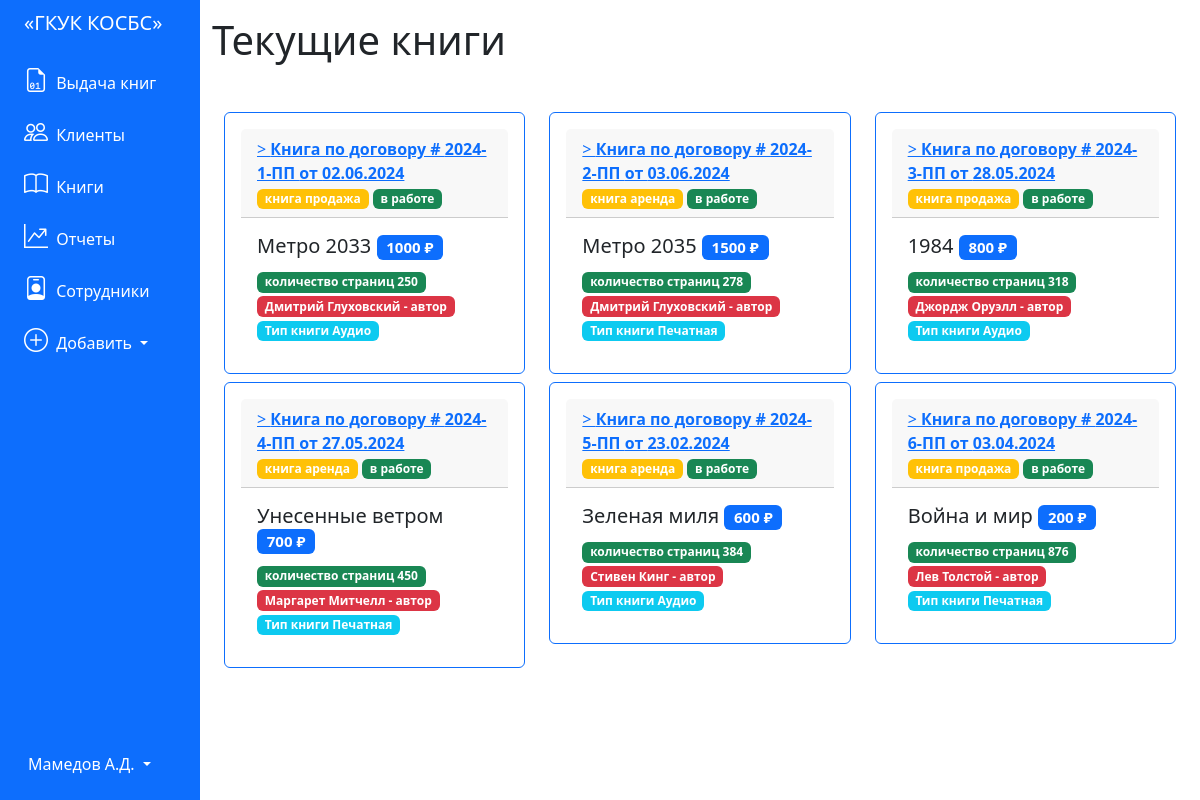
/books, run on the app's committed database.
### tables this page shows
CREATE TABLE "contracts" (
	"id_contract"	INTEGER,
	"number"	TEXT,
	"date"	TEXT,
	"deal_type"	TEXT,
	"start_price"	INTEGER,
	"discount"	INTEGER,
	"deal_status"	BLOB,
	"finish_price"	INTEGER,
	"book_id"	INTEGER,
	"client_id"	INTEGER,
	"employee_id"	INTEGER,
	PRIMARY KEY("id_contract" AUTOINCREMENT)
);

CREATE TABLE "books" (
	"id_book"	INTEGER,
	"book_name"	TEXT,
	"pages"	INTEGER,
	"author"	TEXT,
	"type_of_book"	TEXT,
	"description"	TEXT,
	"client_id"	INTEGER,
	PRIMARY KEY("id_book" AUTOINCREMENT)
);

### app.py (the view)
@app.route('/books')
def books():
    conn = get_db_connection()
    pos = conn.execute("""SELECT * FROM contracts, books, clients
    WHERE contracts.book_id = books.id_book and contracts.client_id = clients.id_client
    """).fetchall()
    conn.close()
    return render_template('books.html', books=pos)

### app.py (called while the page is built)
def get_db_connection():
    conn = sqlite3.connect('database.db')
    conn.row_factory = sqlite3.Row
    return conn

### templates/books.html
{% extends 'base.html' %}
{% block content %}
<h1>{% block title %} Текущие книги {% endblock %}</h1>
<div class="container mt-5 mb-3">
    <div class="row">
        {% for book in books %}
        <div class="col-md-4">
            <div class="card p-3 mb-2 border-primary">
                <div class="card-header">
                    <a href="{{ url_for('book', book_id=book['id_book']) }}">>
                        <b>Книга по договору # {{ book['number'] }} от {{ book['date'] }}</b>
                    </a>
                    <br>
                    <span class="badge bg-warning">{{ book['deal_type'] }}</span>
                    {% if book['deal_status']==False %}
                    <span class="badge bg-success"> в работе </span>
                    {% else %}
                    <span class="badge bg-danger"> сделка завершена </span>
                    {% endif %}
                </div>
                <div class="card-body">
                    <h5 class="card-title">{{ book['book_name'] }} <span class="badge bg-primary">{{
                            book['start_price'] }} ₽</span></h5>
                    <span class="badge bg-success">количество страниц {{ book['pages'] }}</span>
                    <span class="badge bg-danger">{{ book['author'] }} - автор</span>
                    <span class="badge bg-info">Тип книги {{ book['type_of_book'] }}</span>
                </div>
            </div>
        </div>
        {% endfor %}
    </div>
</div>
{% endblock %}

### data on the page
contracts: number "2024-1-ПП", date "02.06.2024", deal_type "книга продажа", deal_status "в работе", book_name "Метро 2033", start_price "1000", pages "250", author "Дмитрий Глуховский", type_of_book "Аудио"
contracts: number "2024-2-ПП", date "03.06.2024", deal_type "книга аренда", deal_status "в работе", book_name "Метро 2035", start_price "1500", pages "278", author "Дмитрий Глуховский", type_of_book "Печатная"
contracts: number "2024-3-ПП", date "28.05.2024", deal_type "книга продажа", deal_status "в работе", book_name "1984", start_price "800", pages "318", author "Джордж Оруэлл", type_of_book "Аудио"
contracts: number "2024-4-ПП", date "27.05.2024", deal_type "книга аренда", deal_status "в работе", book_name "Унесенные ветром", start_price "700", pages "450", author "Маргарет Митчелл", type_of_book "Печатная"
contracts: number "2024-5-ПП", date "23.02.2024", deal_type "книга аренда", deal_status "в работе", book_name "Зеленая миля", start_price "600", pages "384", author "Стивен Кинг", type_of_book "Аудио"
contracts: number "2024-6-ПП", date "03.04.2024", deal_type "книга продажа", deal_status "в работе", book_name "Война и мир", start_price "200", pages "876", author "Лев Толстой", type_of_book "Печатная"
